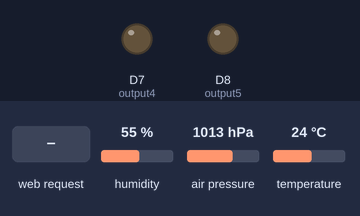
Bench run of a sketch on a simulated ESP8266 (Wemos D1 mini). Shown: output pins drawn as LEDs (lit = HIGH). Inputs (shaded band) come from the test bench; at power-on: humidity 55 %, air pressure 1013 hPa, temperature 24 °C. WiFi joins after 1.5 s; servers stay silent unless stated; network time is answered at once with the bench clock; the local clock reads 2024-03-15 10:24:30 at power-on unless the sketch sets it; what the sketch prints to the serial monitor is not drawn.

Above: at 2.7 s.
2.8 s: HTTP request GET /5/on received
At 4.0 s:
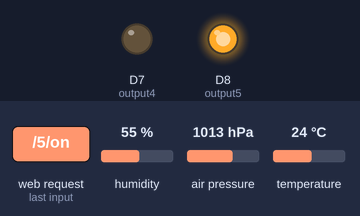
4.3 s: HTTP request GET /4/on received
At 5.5 s:
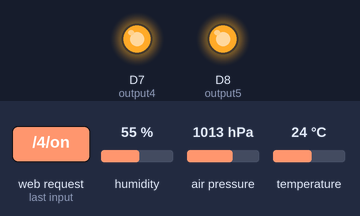
5.8 s: HTTP request GET /5/off received
At 6.7 s:
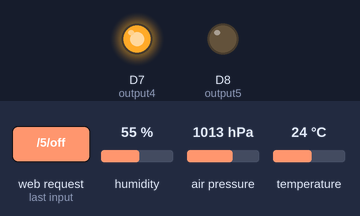
7.3 s: HTTP request GET /4/off received
At 8.0 s:
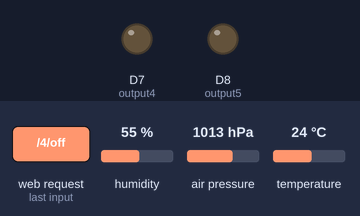
Timing chart, 0 to 9.8 s (numbered marks = the images above; inputs shaded):
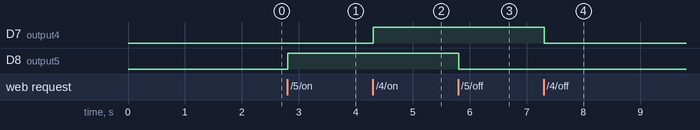

Measured:
- after the input at 2.8 s, D8 (output5): LOW → HIGH at once
- after the input at 4.3 s, D7 (output4): LOW → HIGH at once
- after the input at 5.8 s, D8 (output5): HIGH → LOW at once
- after the input at 7.3 s, D7 (output4): HIGH → LOW at once

The sketch:

WemosD1_dual_BME280.ino
```cpp
/*********
  Rui Santos
  Complete project details at http://randomnerdtutorials.com
*********/

// Load Wi-Fi library
#include <ESP8266WiFi.h>
#include <SPI.h>
#include <Adafruit_Sensor.h>
#include <Adafruit_BME280.h> //https://github.com/adafruit/Adafruit_BME280_Library
#include <NTPClient.h>
#include <WiFiUdp.h>

// assign the ESP8266 pins to arduino pins
#define D0 16
#define D1 5
#define D2 4
#define D3 0
#define D4 2
#define D5 14
#define D6 12
#define D7 13
#define D8 15

#define BME_SCK D1
#define BME_MISO D5
#define BME_MOSI D2
#define BME1_CS D3
#define BME2_CS D4

// Replace with your network credentials
const char* ssid     = "PD5DJ-WLAN-01";
const char* password = "$aapnootmies$";

// NTP Client constants
const long utcOffsetInSeconds = 3600;
char daysOfTheWeek[7][12] = {"Sunday", "Monday", "Tuesday", "Wednesday", "Thursday", "Friday", "Saturday"};

// Define NTP Client to get time
WiFiUDP ntpUDP;
NTPClient timeClient(ntpUDP, "pool.ntp.org", utcOffsetInSeconds);

// Set web server port number to 80
WiFiServer server(80);

//Constants for BME280 input
//Adafruit_BME280 bme; // I2C
//Adafruit_BME280 bme(BME_CS); // hardware SPI
Adafruit_BME280 bme1(BME1_CS, BME_MOSI, BME_MISO, BME_SCK); // software SPI
Adafruit_BME280 bme2(BME2_CS, BME_MOSI, BME_MISO, BME_SCK); // software SPI


double  BME1_temperature;
double  BME1_humidity;
double  BME1_pressure;
double  BME1_altitude;
double  BME1_hpaoffset;

double  BME2_temperature;
double  BME2_humidity;
double  BME2_pressure;
double  BME2_altitude;
double  BME2_hpaoffset;


// Variable to store the HTTP request
String header;

// Auxiliar variables to store the current output state
String output5State = "off";
String output4State = "off";

// Assign output variables to GPIO pins
const int output5 = D8;
const int output4 = D7;

// Current time
unsigned long currentTime = millis();
// Previous time
unsigned long previousTime = 0;
// Define timeout time in milliseconds (example: 2000ms = 2s)
const long timeoutTime = 2000;


/*
// Set your Static IP address
IPAddress local_IP(192, 168, 1, 80);
// Set your Gateway IP address
IPAddress gateway(192, 168, 1, 1);

IPAddress subnet(255, 255, 255, 0);
IPAddress primaryDNS(192, 168, 1, 1);   //optional
IPAddress secondaryDNS(0, 0, 0, 0); //optional

*/

// Set Humidity Threshold, used to show color of text
const int Humidity_Threshold = 15;

void setup() {
  Serial.begin(115200);

  bme1.begin();
  bme2.begin();
  // Reads first hPa pressure to use as 0m offset.
  BME1_hpaoffset = (bme1.readPressure() / 100.0F);
  BME2_hpaoffset = (bme2.readPressure() / 100.0F);

  timeClient.begin();

  // Initialize the output variables as outputs
  pinMode(output5, OUTPUT);
  pinMode(output4, OUTPUT);
  // Set outputs to LOW
  digitalWrite(output5, LOW);
  digitalWrite(output4, LOW);

  /*
    // Configures static IP address
    if (!WiFi.config(local_IP, gateway, subnet, primaryDNS, secondaryDNS)) {
      Serial.println("STA Failed to configure");
    }
  */

  // Connect to Wi-Fi network with SSID and password
  Serial.print("Connecting to ");
  Serial.println(ssid);
  WiFi.begin(ssid, password);
  while (WiFi.status() != WL_CONNECTED) {
    delay(500);
    Serial.print(".");
  }
  // Print local IP address and start web server
  Serial.println("");
  Serial.println("WiFi connected.");
  Serial.println("IP address: ");
  Serial.println(WiFi.localIP());
  server.begin();
}

void loop(){
  timeClient.update();
  ReadSensors();
  WiFiClient client = server.available();   // Listen for incoming clients

  if (client) {                             // If a new client connects,
    Serial.println("New Client.");          // print a message out in the serial port
    String currentLine = "";                // make a String to hold incoming data from the client
    currentTime = millis();
    previousTime = currentTime;
    while (client.connected() && currentTime - previousTime <= timeoutTime) { // loop while the client's connected
      currentTime = millis();
      if (client.available()) {             // if there's bytes to read from the client,
        char c = client.read();             // read a byte, then
        Serial.write(c);                    // print it out the serial monitor
        header += c;
        if (c == '\n') {                    // if the byte is a newline character
          // if the current line is blank, you got two newline characters in a row.
          // that's the end of the client HTTP request, so send a response:
          if (currentLine.length() == 0) {
            // HTTP headers always start with a response code (e.g. HTTP/1.1 200 OK)
            // and a content-type so the client knows what's coming, then a blank line:
            client.println("HTTP/1.1 200 OK");
            client.println("Content-type:text/html");
            client.println("Connection: close");
            client.println();

            // turns the GPIOs on and off
            if (header.indexOf("GET /5/on") >= 0) {
              Serial.println("GPIO 5 on");
              output5State = "on";
              digitalWrite(output5, HIGH);
            } else if (header.indexOf("GET /5/off") >= 0) {
              Serial.println("GPIO 5 off");
              output5State = "off";
              digitalWrite(output5, LOW);
            } else if (header.indexOf("GET /4/on") >= 0) {
              Serial.println("GPIO 4 on");
              output4State = "on";
              digitalWrite(output4, HIGH);
            } else if (header.indexOf("GET /4/off") >= 0) {
              Serial.println("GPIO 4 off");
              output4State = "off";
              digitalWrite(output4, LOW);
            }

            // Display the HTML web page
            client.println("<!DOCTYPE html><html>");
            client.println("<head><meta http-equiv='refresh' content='2' name=\"viewport\" content=\"width=device-width, initial-scale=1\">");
            client.println("<link rel=\"icon\" href=\"data:,\">");
            // CSS to style the on/off buttons

            // Feel free to change the background-color and font-size attributes to fit your preferences
            client.println("<style>");
            client.println("body { background-color: #CCCCCC ;}");
            client.println(".values { font-weight: bold; font-size: 50px ; color: green; }");
            client.println(".valuesRed { font-weight: bold; font-size: 50px ; color: red; }");
            client.println("table, th { font-size: 40px ; border: 1px solid black; width: 300px; text-align:center ;}");
            client.println("table, td { font-size: 30px ; border: 1px solid black; width: 300px; text-align:center ;}");
            client.println("table { border-collapse: collapse; background-color: #bde9ba; width: 600px;}");
            client.println("h1 { font-size: 50px ; color: blue;  text-align: center;}");
            client.println(".button { background-color: #195B6A; border: none; color: white; padding: 16px 40px;text-decoration: none; font-size: 30px; margin: 2px; cursor: pointer;}");
            client.println(".button2 {background-color: #77878A;");
            client.println("</style></head>");

            // Web Page Heading
            client.println("<body><center>");
            client.println("<h1>Filament Dryer Monitor</h1>");
            client.println("<table border='1'>");

            client.println("<tr><td colspan='3'>" + String(daysOfTheWeek[timeClient.getDay()]) + ", " + String(timeClient.getFormattedTime()) + "</td></tr>"); //String(timeClient.getHours()) + ":" + String(timeClient.getMinutes()) + ":" + String(timeClient.getSeconds()) + "</td></tr>");
            client.println("<tr><th>Dryer 1</th><th>Dryer 2</th><th>Power</th></tr>");
            client.println("<tr><td>Temperature:<br><br><span class='values'>" + String(BME1_temperature,1 ) + char(176) + "C</span></td><td>Temperature:<br><br><span class='values'>" + String(BME2_temperature,1 ) + char(176) + "C</span></td>");
            client.println("<td>");

            // Display current state, and ON/OFF buttons for GPIO 4
            client.println("<p>Dryer 1<br>Status: " + output4State + "</p>");
            // If the output4State is off, it displays the ON button
            if (output4State=="off") {
              client.println("<p><a href=\"/4/on\"><button class=\"button\">ON</button></a></p>");
            } else {
              client.println("<p><a href=\"/4/off\"><button class=\"button button2\">OFF</button></a></p>");
            }

            client.println("</td><tr>  ");
            client.println("<tr><td>Humidity:<br><br>");

            if (BME1_humidity < Humidity_Threshold) {
              client.println("<span class='values'>");
            } else {
              client.println("<span class='valuesRed'>");
            }


            client.println(String(BME1_humidity,0) + " %</span>" + "</td><td>Humidity:<br><br>");

            if (BME2_humidity < Humidity_Threshold) {
              client.println("<span class='values'>");
            } else {
              client.println("<span class='valuesRed'>");
            }

            client.println(String(BME2_humidity,0) + " %</span>" + "</td><td>");

            // Display current state, and ON/OFF buttons for GPIO 5
            client.println("<p>Dryer 2<br>Status: " + output5State + "</p>");
            // If the output5State is off, it displays the ON button
            if (output5State=="off") {
              client.println("<p><a href=\"/5/on\"><button class=\"button\">ON</button></a></p>");
            } else {
              client.println("<p><a href=\"/5/off\"><button class=\"button button2\">OFF</button></a></p>");
            }

            client.println("</td></tr>");
            //client.println("<tr><td>Pressure:<br><span class='values'>" + String(BME1_pressure,1 ) + "hPa</span></td><td>Pressure:<br><span class='values'>" + String(BME2_pressure,1 ) + "hPa</span></td><td></td>");
            //client.println("<tr><td>Altitude:<br><span class='values'>" + String(BME1_altitude,1 ) + "m</span></td><td>Altitude:<br><span class='values'>" + String(BME2_altitude,1 ) + "m</span></td><td></td>");
            client.println("</table></center>");
            client.println("</body></html>");

            // The HTTP response ends with another blank line
            client.println();
            // Break out of the while loop
            break;
          } else { // if you got a newline, then clear currentLine
            currentLine = "";
          }
        } else if (c != '\r') {  // if you got anything else but a carriage return character,
          currentLine += c;      // add it to the end of the currentLine
        }
      }
    }
    // Clear the header variable
    header = "";
    // Close the connection
    client.stop();
    Serial.println("Client disconnected.");
    Serial.println("");
  }
}

void ReadSensors(){
  BME1_temperature  = bme1.readTemperature();
  BME1_pressure     = (bme1.readPressure() / 100.0F);
  BME1_altitude     = (bme1.readAltitude(BME1_hpaoffset));
  BME1_humidity     = bme1.readHumidity();

  BME2_temperature  = bme2.readTemperature();
  BME2_pressure     = (bme2.readPressure() / 100.0F);
  BME2_altitude     = (bme2.readAltitude(BME2_hpaoffset));
  BME2_humidity     = bme2.readHumidity();
}
```
